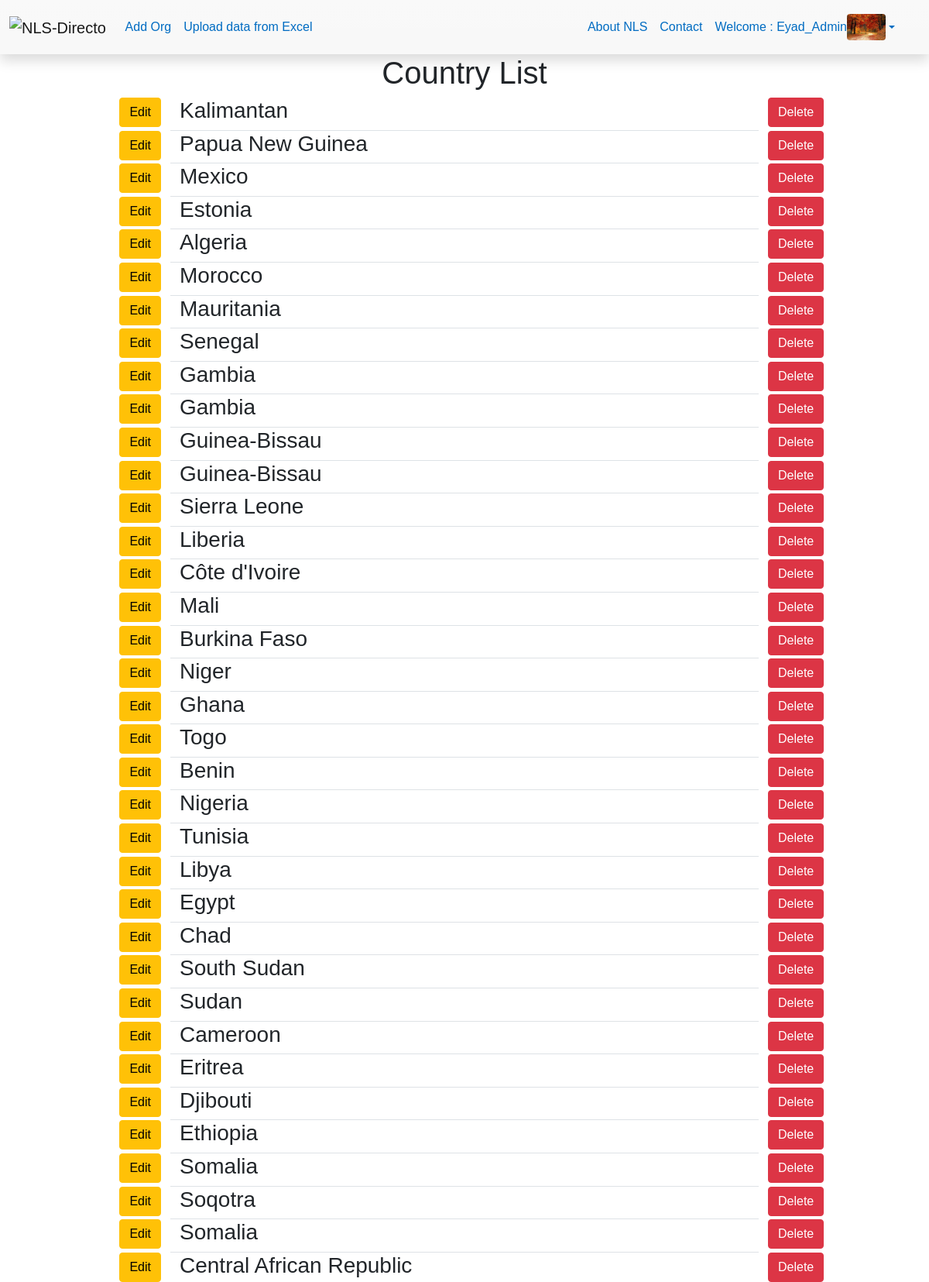
Page /countries_list/ (signed in, upper part) on the committed database.
### members/models.py (models this page shows, shortened)
class Profile(models.Model):
    user = models.OneToOneField(
        User, on_delete=models.CASCADE)
    email_confirmed = models.BooleanField(default=False)
    picture = models.ImageField(
        upload_to="user_picture/", null=True, blank=True, default='user_picture/user_img.png')
    created_at = models.DateTimeField(auto_now_add=True)
    updated_at = models.DateTimeField(blank=True, null=True, default=None)

### map_app/models.py (models this page shows)
class Countries(models.Model):
    name = models.CharField(max_length=150, verbose_name="country name")
    path = models.TextField(max_length=5000, verbose_name="path")
    filtre_name = models.CharField(max_length=255, null=True, blank=True)
    latitude = models.DecimalField(
        max_digits=30, decimal_places=20, null=True, blank=True, default="0.00", verbose_name="Latitude")
    longitude = models.DecimalField(
        max_digits=30, decimal_places=20, null=True, blank=True, default="0.00", verbose_name="Longitude")
    created_at = models.DateTimeField(
        auto_now_add=True)
    updated_at = models.DateTimeField(
        auto_now=True, null=True, blank=True)
    def __str__(self):
        return self.filtre_name or self.name

### map_app/country_views.py (the view)
# urls.py: path('countries_list/', country_views.countries_list, name='countries_list'),
@login_required(login_url='user_login')
def countries_list(request):
    countries = Countries.objects.all()
    context = {
        'countries': countries,
    }
    return render(request, 'map_app/countries/list.html', context)

### map_app/templates/map_app/countries/list.html (shortened to what this page needs)
{% extends 'base.html' %}
{% load static i18n crispy_forms_tags %}
{% block content %}
{% if request.user.is_authenticated and request.user.is_superuser %}
<h1 class="text-center">Country List</h1>
<div class="container">
    <div class="row">
        {% for country in countries %}
        <div class="col-2 text-right">
            <a href="{% url 'country_edit' country.id %}" class="btn btn-warning">Edit</a>
        </div>
        <div class="col-8 border-bottom">
            <h3>{{ country }}</h3>
        </div>
        <div class="col-2">
            <a href="{% url 'country_delete' country.id %}" class="btn btn-danger">Delete</a>
        </div>
        {% endfor %}
    </div>
</div>
{% else %}
<h2 class="alert-danger text-center">you don't have the permission to access this resource</h2>
{% endif %}
{% endblock %}

### map_app/templates/base.html (shortened to what this page needs)
{% load static i18n %}
{% get_current_language as LANGUAGE_CODE %}
<!doctype html>
<html lang="{{ LANGUAGE_CODE }}" {% if LANGUAGE_CODE == 'ar' %} dir="rtl" {% endif %}>
<head>
    <link rel="stylesheet" type="text/css" href="{% static 'css/bootstrap/alpha3/bootstrap.min.css' %}">
    <link href="{% static 'fontawesome_free/css/fontawesome.css' %}" rel="stylesheet" type="text/css">
    <link href="{% static 'fontawesome_free/css/brands.css' %}" rel="stylesheet" type="text/css">
    <link href="{% static 'fontawesome_free/css/solid.css' %}" rel="stylesheet" type="text/css">
    <link href="{% static 'css/aos/aos.css' %}" rel="stylesheet">
    <link href="{% static 'css/animation/animate.min.css' %}" rel="stylesheet">
    <link rel="stylesheet" type="text/css" href="{% static 'css/main_style.css' %}">
</head>
<body>
    <header>
        {% include 'components/main_navbar.html' %}
    </header>
    <div class="container-fluid min-vh-100 p-0 m-0">
        {% block content %} {% endblock %}
    </div>
</body>
</html>

### map_app/templates/components/main_navbar.html (shortened to what this page needs)
{% load static i18n %}
{% get_current_language as LANGUAGE_CODE %}
<nav class="navbar navbar-expand-lg navbar-light bg-gradient pb-0 pt-0 shadow">
    <div class="container-fluid">
        <a class="navbar-brand" href="{% url 'home' %}" data-aos="fade-right" data-aos-offset="300"
            data-aos-easing="ease-in-sine">
            <img src="{% static 'media/logo/NLS-directory.svg' %}" width="230" alt="NLS-Directory">
        </a>
        <div class="collapse navbar-collapse" id="navbarSupportedContent">
            <ul class="navbar-nav {% if LANGUAGE_CODE == 'ar' %} ml-auto {% else %} mr-auto {% endif %} mb-2 mb-lg-0">
                {% if request.user.is_authenticated %}
                <li class="nav-item">
                    <a class="nav-link {% if request.path == '/add_org/' %} active {% endif %}" aria-current="page"
                        href="{% url 'add_org' %}">
                        Add Org
                    </a>
                </li>
                <li class="nav-item">
                    <a class="nav-link {% if request.path == '/simple_upload/' %} active {% endif %}"
                        aria-current="page" href="{% url 'simple_upload' %}">
                        Upload data from Excel
                    </a>
                </li>
                {% endif %}
            </ul>
            <ul class="navbar-nav {% if LANGUAGE_CODE == 'ar' %} mr-auto {% else %} ml-auto {% endif %} mr-4 mb-lg-0">
                <li class="nav-item">
                    <a class="nav-link  {% if request.path == '/about/' %} active {% endif %}"
                        aria-current="page" href="{% url 'about' %}" data-aos="zoom-in">
                        About NLS
                    </a>
                </li>
                <li class="nav-item">
                    <a class="nav-link  {% if request.path == '/contact/' %} active {% endif %}"
                        aria-current="page" href="{% url 'contact' %}" data-aos="zoom-in">Contact</a>
                </li>
                {% if request.user.is_authenticated %}
                <li class="nav-item dropdown">
                    <a class="nav-link dropdown-toggle" href="" id="navbarDropdown" role="button" data-toggle="dropdown"
                        aria-expanded="false">
                        Welcome : {{ request.user.username }} <img src="{{ request.user.profile.picture.url }}"
                            alt="{{ request.user.username }}" width="50" class="rounded">
                    </a>
                </li>
                {% endif %}
            </ul>
        </div>
    </div>
</nav>

### map_app/templates/components/main_footer.html (shortened to what this page needs)
{% load static %}

### static/css/main_style.css (style rules this page uses)
body { font-family: Verdana, Geneva, sans-serif; }
nav, footer { background: #f8f8f8; }
.nav-link { transition: all 0.6s ease; }
.navbar-light .navbar-nav .nav-link { color: #006cc2; }
@media (min-width: 992px) { nav .nav-link { height: 70px; display: flex; align-items: center; } }

### rows in the picture
Countries: filtre_name "Kalimantan"
Countries: filtre_name "Papua New Guinea"
Countries: filtre_name "Mexico"
Countries: filtre_name "Estonia"
Countries: filtre_name "Algeria"
Countries: filtre_name "Morocco"
Countries: filtre_name "Mauritania"
Countries: filtre_name "Senegal"
Countries: filtre_name "Gambia"
Countries: filtre_name "Gambia"
Countries: filtre_name "Guinea-Bissau"
Countries: filtre_name "Guinea-Bissau"
Countries: filtre_name "Sierra Leone"
Countries: filtre_name "Liberia"
Countries: filtre_name "Côte d'Ivoire"
Countries: filtre_name "Mali"
Countries: filtre_name "Burkina Faso"
Countries: filtre_name "Niger"
Countries: filtre_name "Ghana"
Countries: filtre_name "Togo"
Countries: filtre_name "Benin"
Countries: filtre_name "Nigeria"
Countries: filtre_name "Tunisia"
Countries: filtre_name "Libya"
Countries: filtre_name "Egypt"
Countries: filtre_name "Chad"
Countries: filtre_name "South Sudan"
Countries: filtre_name "Sudan"
Countries: filtre_name "Cameroon"
Countries: filtre_name "Eritrea"
Countries: filtre_name "Djibouti"
Countries: filtre_name "Ethiopia"
Countries: filtre_name "Somalia"
Countries: filtre_name "Soqotra"
Countries: filtre_name "Somalia"
Countries: filtre_name "Central African Republic"

### other values in the picture
{{ request.user.username }} "Eyad_Admin"
